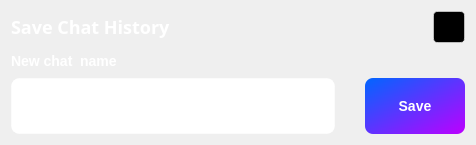
<?xml version="1.0" encoding="UTF-8"?>
<ui version="4.0">
 <class>name</class>
 <widget class="QWidget" name="name">
  <property name="geometry">
   <rect>
    <x>0</x>
    <y>0</y>
    <width>476</width>
    <height>145</height>
   </rect>
  </property>
  <property name="minimumSize">
   <size>
    <width>476</width>
    <height>145</height>
   </size>
  </property>
  <property name="maximumSize">
   <size>
    <width>476</width>
    <height>145</height>
   </size>
  </property>
  <property name="windowTitle">
   <string>Form</string>
  </property>
  <layout class="QVBoxLayout" name="verticalLayout">
   <property name="spacing">
    <number>8</number>
   </property>
   <item>
    <layout class="QHBoxLayout" name="horizontalLayout_2">
     <item>
      <widget class="QLabel" name="label">
       <property name="font">
        <font>
         <family>微软雅黑</family>
         <pointsize>-1</pointsize>
         <bold>true</bold>
        </font>
       </property>
       <property name="styleSheet">
        <string notr="true">font-size:18px;
color:rgb(255,255,255);
font-weight:700;</string>
       </property>
       <property name="text">
        <string>Save Chat History</string>
       </property>
      </widget>
     </item>
     <item>
      <spacer name="horizontalSpacer">
       <property name="orientation">
        <enum>Qt::Horizontal</enum>
       </property>
       <property name="sizeHint" stdset="0">
        <size>
         <width>40</width>
         <height>20</height>
        </size>
       </property>
      </spacer>
     </item>
     <item>
      <widget class="QPushButton" name="pbClose">
       <property name="sizePolicy">
        <sizepolicy hsizetype="Preferred" vsizetype="Preferred">
         <horstretch>0</horstretch>
         <verstretch>0</verstretch>
        </sizepolicy>
       </property>
       <property name="minimumSize">
        <size>
         <width>32</width>
         <height>32</height>
        </size>
       </property>
       <property name="maximumSize">
        <size>
         <width>32</width>
         <height>32</height>
        </size>
       </property>
       <property name="cursor">
        <cursorShape>PointingHandCursor</cursorShape>
       </property>
       <property name="styleSheet">
        <string notr="true">background-image: url(:/QtTest/icon/close_btn_white.png);
background-color:rgb(0,0,0);
background-position:center;
background-repeat:no-repeat;
border:1px solid;
border-radius:4px;
border-color:rgba(255,255,255,50%);</string>
       </property>
       <property name="text">
        <string/>
       </property>
      </widget>
     </item>
    </layout>
   </item>
   <item>
    <widget class="QLabel" name="label_2">
     <property name="styleSheet">
      <string notr="true">font-size:14px;
color:rgb(255,255,255);
font-weight:700;</string>
     </property>
     <property name="text">
      <string>New chat  name</string>
     </property>
    </widget>
   </item>
   <item>
    <layout class="QHBoxLayout" name="horizontalLayout">
     <property name="spacing">
      <number>30</number>
     </property>
     <item>
      <widget class="QLineEdit" name="edName">
       <property name="minimumSize">
        <size>
         <width>0</width>
         <height>56</height>
        </size>
       </property>
       <property name="maximumSize">
        <size>
         <width>16777215</width>
         <height>56</height>
        </size>
       </property>
       <property name="styleSheet">
        <string notr="true">border:1px solid;
border-radius:8px;
border-color:rgba(255,255,255,50%);</string>
       </property>
      </widget>
     </item>
     <item>
      <widget class="QPushButton" name="pbConfirm">
       <property name="minimumSize">
        <size>
         <width>100</width>
         <height>56</height>
        </size>
       </property>
       <property name="maximumSize">
        <size>
         <width>100</width>
         <height>56</height>
        </size>
       </property>
       <property name="styleSheet">
        <string notr="true">background-color:qlineargradient(spread:pad, x1:0, y1:0, x2:1, y2:1, stop:0 #0066FF, stop:1 #BD00FF);
color:rgb(255,255,255);
font-size:14px;
font-weight: 700;
border-radius:8px;</string>
       </property>
       <property name="text">
        <string>Save</string>
       </property>
      </widget>
     </item>
    </layout>
   </item>
  </layout>
 </widget>
 <resources/>
 <connections/>
</ui>
